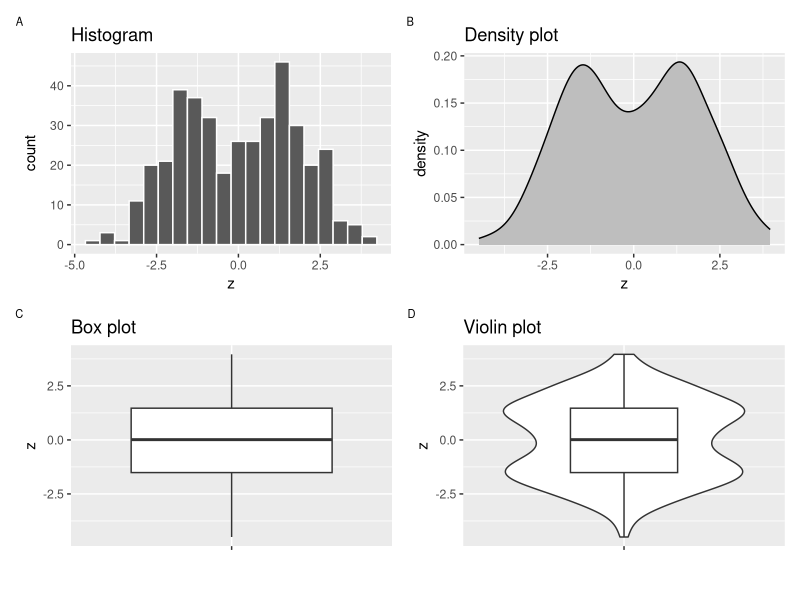

Recreate this plot in R. (Note: this script raises an error after producing the figure.)
## ---- chunk 1
knitr::opts_chunk$set(echo = FALSE, warning = FALSE, message = FALSE)

## ---- chunk 2
library(tidyverse)
library(patchwork)
library(here)


countries <- read.csv(here("data", "countries.csv"))
## ---- chunk 3

set.seed(42)
x = rnorm(200) - 1.5 
names(x) = rep("x", 200)
y = rnorm(200) + 1.5
names(y) = rep("y", 200)
z = c(x,y)

data = data.frame(origin=names(z), value=z, row.names=NULL)


p1 <- data %>% ggplot(aes(x=z)) + geom_histogram(bins = 20, color="white") + labs(title = "Histogram")
p2 <- data %>% ggplot(aes(x=z)) + geom_density(fill="grey") + labs(title = "Density plot")
p3 <- data %>% ggplot(aes(y=z, x="")) + geom_boxplot() + labs(x = "") + labs(title = "Box plot")
p4 <- data %>% ggplot(aes(y=z, x="")) + geom_violin() + geom_boxplot(width=0.4) + labs(x = "") + labs(title = "Violin plot")

patch <- (p1 | p2 ) / (p3 | p4 )

patch +   
  plot_annotation(tag_levels = 'A') & 
  theme(plot.tag = element_text(size = 8))

## ---- chunk 4

knitr::include_graphics(here("images","sampling_distribution.PNG"))
## ---- chunk 5
complement <- function(y, rho, x) {
  if (missing(x)) x <- rnorm(length(y)) # Optional: supply a default if `x` is not given
  y.perp <- residuals(lm(x ~ y))
  rho * sd(y.perp) * y + y.perp * sd(y) * sqrt(1 - rho^2)
}

y <- rnorm(50, sd=10)
x <- 1:50 # Optional
rho <- c(0, 0.2, 0.4, 0.6, 0.8, 1)
X <- data.frame(z=as.vector(sapply(rho, function(rho) complement(y, rho, x))),
                rho=ordered(rep(signif(rho, 2), each=length(y))),
                y=rep(y, length(rho)))
    

ggplot(X, aes(y,z, group=rho)) + 
  geom_smooth(method="lm", se=FALSE) + 
  geom_rug(sides="b") + 
  geom_point(aes(fill=rho), alpha=1/2, shape=21) +
  facet_wrap(~ rho)
## ---- chunk 6
set.seed(42)
edu <- round (rnorm (100, mean = 15, sd = 4), digits=0)
set.seed (24)
rand <- round(rnorm (100, mean = 1000, sd = 50), digits=0)
rand.2 <- round(rnorm (100, mean = 2000, sd = 300), digits=0)
inc <- edu*rand
inc.2 <- edu*rand.2

data <- data.frame(x = edu, y = c(inc, inc.2), group = c(rep(1,100), rep(2,100)), row.names = NULL)

data %>% ggplot(aes(x=x, y=y, color = group, group=group))+
  geom_point()+
  geom_smooth(method = "lm", se=FALSE)+
  labs(title = "Simulated data",
       subtitle = "The light blue population has higher regression coefficient but\n lower correlation",
       x = "Years of education",
       y = "Monthly income in CZK")+
  theme(legend.position = "none")

## ---- chunk 7

p1 <- countries %>% ggplot(aes(x=uni_prc, y=life_exp))+
  geom_point()+
  scale_y_continuous (limits = c(74,83))+
  labs(x="",
       y="life expectancy")

p2 <- countries %>% ggplot(aes(x=uni_prc, y=life_exp))+
  geom_smooth(method = "lm", se=FALSE)+
    scale_y_continuous (limits = c(74,83))+
  labs(x="",
       y="")

p3 <- countries %>% ggplot(aes(x=uni_prc, y=life_exp))+
  geom_point()+
  geom_smooth(method = "lm", se=FALSE)+
    scale_y_continuous (limits = c(74,83))+
  labs(x="percentage of people with university degree",
       y="life expectancy")

p4 <- countries %>% ggplot(aes(x=uni_prc, y=life_exp))+
  geom_point()+
  geom_smooth()+
    scale_y_continuous (limits = c(74,83))+
  labs(x="percentage of people with university degree",
       y="")


patchwork <- (p1 | p2 ) / (p3 | p4 )

patchwork +   plot_annotation(title = 'Association between university education and life expectancy in selected countries',
                              tag_levels = 'A') & 
  theme(plot.tag = element_text(size = 8))

## ---- chunk 8


g1 <- countries %>% ggplot(aes(x=uni_prc, y=life_exp))+
  geom_point()+
  geom_smooth(method = "lm", se=FALSE)+
    scale_y_continuous (limits = c(74,83 ))+
  labs(x="percentage with uni degree",
       y="life expectancy")

g2 <- countries %>% ggplot(aes(x=uni_prc, y=life_exp))+
  geom_point()+
  geom_smooth(method = "lm", se=FALSE)+
    scale_y_continuous (limits = c(70,90))+
  labs(x="percentage with uni degree",
       y="life expectancy")


patchwork <- g1+g2 

patchwork +   plot_annotation(title = 'Association between university education and life expectancy in selected countries') +
   plot_layout(widths = c(1, 2))

